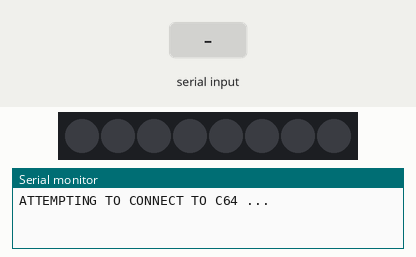
Recording of a sketch running on a simulated Arduino Uno, built with avr-gcc and run on an emulated ATmega328P. Shown: 8 RGB LEDs in strip order, left to right, the last lines printed to the serial monitor. The test bench sets the inputs (shaded band). Dim RGB values are drawn brighter than linear.

Above: at 1.2 s.
1.3 s: "1" received over the second serial link
At 1.55 s:
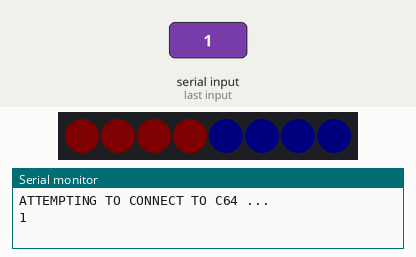
4.3 s: "0" received over the second serial link
At 5.4 s:
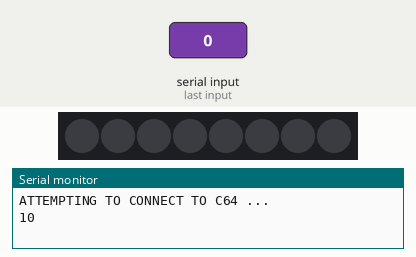
Timing chart, 0 to 7.3 s (numbered marks = the images above; inputs shaded):
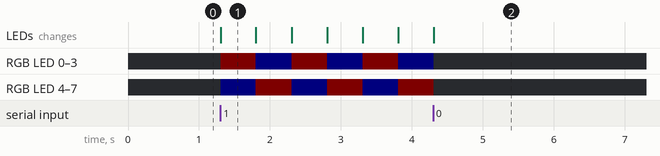

Measured:
- after the input at 1.3 s, RGB LED 0–7: alternates RGB(4, 0, 0) for 0.50 s and RGB(0, 0, 4) for 0.50 s, starting at once; the LEDs: change at once (image 1)
- after the input at 4.3 s, the LEDs: change at once (image 2)
- what the display in image 1 shows lasts 0.5 s, from 1.3 s to 1.8 s

The sketch:

led-strip.ino
```cpp
#include <FastLED.h>
#include <SoftwareSerial.h>


// RX is digital pin 10 (GREEN connected to TX of user port)
// TX is digital pin 11 (BLUE connected to RX of user port)
SoftwareSerial c64Serial(10, 11); // RX, TX

// Constants
#define NUM_LEDS 8
#define DATA_PIN A0


// Define the array of leds
CRGB leds[NUM_LEDS];

// Our switch variable
int LIGHTS_ON=false;

// Char to hold byte
char THIS_CHAR=0;

// Delay
long previousMillis = 0;        // will store last time LED was updated
long interval = 500;            // interval at which to blink (milliseconds)


void setup() {

    FastLED.addLeds<NEOPIXEL, DATA_PIN>(leds, NUM_LEDS);  // GRB order


    // Open serial communications and wait for port to open:
    Serial.begin(1200);
    while (!Serial) {
      ; // wait for serial port to connect. Needed for native USB port only
    }

    Serial.println("ATTEMPTING TO CONNECT TO C64 ...");

    // set the data rate for the SoftwareSerial port
    c64Serial.begin(1200);
    c64Serial.println("READY.");
}

void flash()
{

  static bool sw=true;


  if(sw)
    {
      // Turn the LED on, then pause
      leds[0] = CRGB::Red;
      leds[1] = CRGB::Red;
      leds[2] = CRGB::Red;
      leds[3] = CRGB::Red;
      leds[4] = CRGB::Blue;
      leds[5] = CRGB::Blue;
      leds[6] = CRGB::Blue;
      leds[7] = CRGB::Blue;
      FastLED.setBrightness(4);
      FastLED.show();
    }
    else
    {
      // Now switch
      leds[0] = CRGB::Blue;
      leds[1] = CRGB::Blue;
      leds[2] = CRGB::Blue;
      leds[3] = CRGB::Blue;
      leds[4] = CRGB::Red;
      leds[5] = CRGB::Red;
      leds[6] = CRGB::Red;
      leds[7] = CRGB::Red;
      FastLED.show();
      delay(500);
    }

    sw=!sw;

}


void loop() {


  // IF THE C64 HAS DATA THEN PRINT IT HERE
  if (c64Serial.available()) {
    THIS_CHAR=c64Serial.read();
    if(THIS_CHAR=='1')
    {
      LIGHTS_ON=true;
    }
    else
    {
      LIGHTS_ON=false;
    }
    Serial.write(THIS_CHAR);

  }

  // SEND DATA *TO* C64 ..
  if (Serial.available()) {
    c64Serial.write(Serial.read());
  }

  if(LIGHTS_ON)
  {


      unsigned long currentMillis = millis();

      if(currentMillis - previousMillis > interval) {
        // save the last time you blinked the LED
        previousMillis = currentMillis;

        // flash the LEDs
        flash();

      }


  }
  else
  {
    FastLED.setBrightness(0);
    FastLED.show();
  }
}
```
